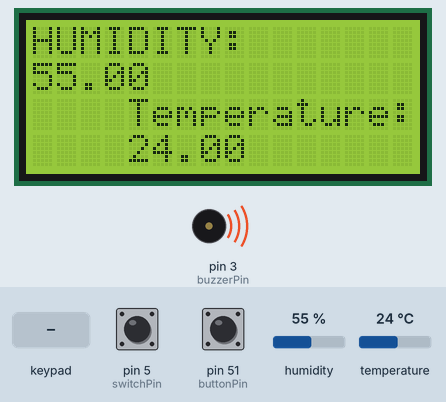
This sketch was run on a simulated Arduino Mega 2560, built with avr-gcc and run on an emulated ATmega2560. On the bench: 16×4 character LCD, buzzer (waves = sounding, pin HIGH). The test bench sets the inputs (shaded band); at power-on: pin 5 (switchPin) HIGH, pin 51 (buttonPin) HIGH, humidity 55 %, temperature 24 °C. EEPROM starts erased; what the sketch prints to the serial monitor is not drawn.

Above: at 2.3 s.
2.4 s: pin 5 (switchPin) pulled LOW for 1.2 s
At 4.0 s:
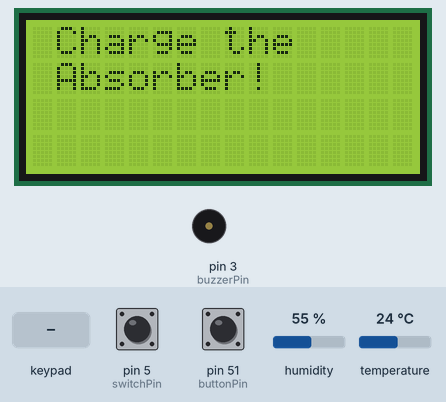
5.8 s: pin 51 (buttonPin) pulled LOW for 1.2 s
At 7.6 s:
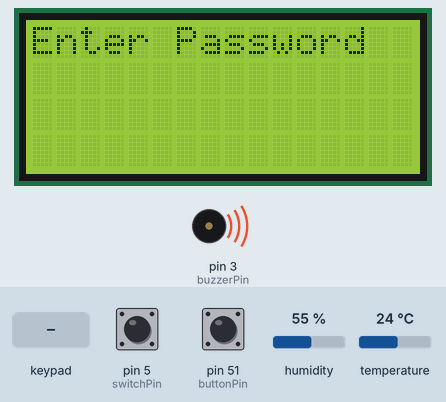
8.5 s: keypad keys 3 3 3 5 3 7 3 9 # pressed 1.415 s apart
At 21.2 s:
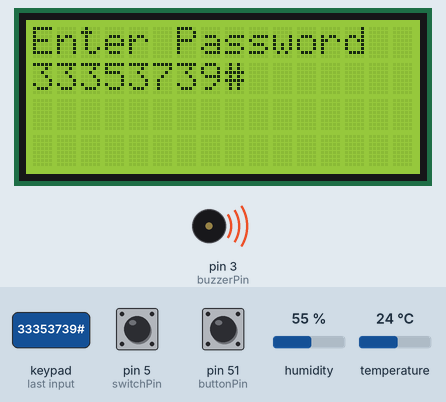
22.7 s: key 'A' pressed
At 23.9 s:
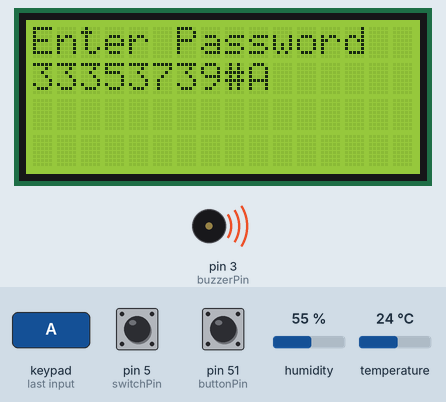
24.2 s: key 'D' pressed
At 25.5 s:
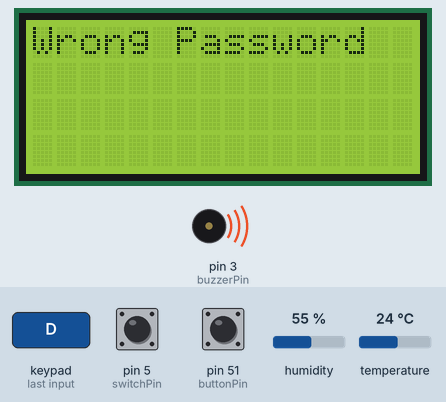
27.7 s: key '#' pressed
At 30.7 s:
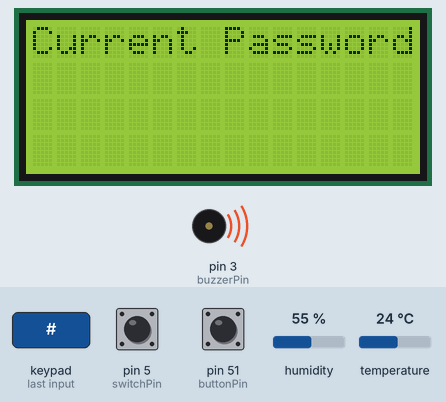
Timing chart, 0 to 31.8 s (numbered marks = the images above; inputs shaded):
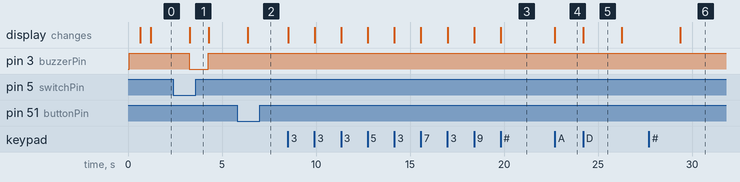

Measured:
- after the input at 2.4 s, pin 3 (buzzerPin): HIGH → LOW after 0.85 s, → HIGH 1.0 s later; the display: changes after 0.87 s (image 1)
- after the input at 5.8 s, the display: changes after 0.57 s (image 2)
- after the input at 8.5 s, the display: first changes at once (image 3 shows a later state)
- after the input at 22.7 s, the display: changes at once (image 4)
- after the input at 24.2 s, the display: changes at once (image 5)
- after the input at 27.7 s, the display: changes after 1.7 s (image 6)
- what the display in image 5 shows lasts 2.1 s, from 24.2 s to 26.3 s

The sketch:

door_lock_final.ino.ino
```cpp
#include <Keypad.h>
#include <EEPROM.h>
#include <Wire.h>
#include <LiquidCrystal_I2C.h>
#include <Adafruit_Sensor.h>
#include <DHT.h>

// Setups for LCD


LiquidCrystal_I2C lcd(0x27, 16, 4);
char password[10];
char initial_password[10], new_password[10];
int vcc = 12;
int i = 0;
int relay_pin = 12;
char key_pressed = 0;
const byte rows = 4;
const byte columns = 4;
char hexaKeys[rows][columns] = {
  { '1', '2', '3', 'A' },
  { '4', '5', '6', 'B' },
  { '7', '8', '9', 'C' },
  { '*', '0', '#', 'D' }
};
byte row_pins[rows] = { 33, 35, 37, 39 };
byte column_pins[columns] = { 41, 43, 45, 47 };

Keypad keypad_key = Keypad(makeKeymap(hexaKeys), row_pins, column_pins, rows, columns);

boolean isPasswordAccepting = false;  // This turns to true when key 'D'is pressed

// Setups for humidity
const int buzzerPin = 3;  // Digital pin connected to the buzzer
const int switchPin = 5;
const int buttonPin = 51;  // Digital pin connected to the switch

#define DHTPIN 2           // what pin we're connected to
#define DHTTYPE DHT22      // DHT 22  (AM2302)
DHT dht(DHTPIN, DHTTYPE);  // set the LCD address to 0x27 for a 16 chars and 2 line display

float hum;
float tem;

void setup() {
  Serial.begin(9600);

  // Initialize LCD
  lcd.init();
  lcd.backlight();

  pinMode(relay_pin, OUTPUT);
  pinMode(vcc, OUTPUT);

  // Initialize Humidity
  dht.begin();

  // Initialize buzzer and switch
  pinMode(buzzerPin, OUTPUT);  // Set the buzzer pin as an output
  pinMode(switchPin, INPUT_PULLUP);
  pinMode(buttonPin, INPUT_PULLUP);  // Set the switch pin as an input
  digitalWrite(buzzerPin, HIGH);
  digitalWrite(relay_pin, LOW);


  printLCD(0, 0, "Track Master", true);
  lcd.setCursor(0, 1);
  lcd.print("Electronic Lock ");
  printLCD(0, 1, "Electronic Lock :", false);
  delay(500);
  initialpassword();
  printLCD(0, 0, "Enter D to Unlock", true);
  delay(500);
  lcd.clear();
}

void printLCD(int cursorX, int cursorY, String text, boolean isClear) {
  if (isClear == true) {
    lcd.clear();
  }
  lcd.setCursor(cursorX, cursorY);
  lcd.print(text);
}

void loop() {

  if (isPasswordAccepting == false) {
    if (digitalRead(buttonPin) == LOW) {
      isPasswordAccepting = true;
      printLCD(0, 0, "Enter Password", true);
      lcd.setCursor(0, 1);
      Serial.print("Enter Password");
    }
  }
  /*if (digitalRead(buttonPin) == LOW) {
    if (isPasswordAccepting == false) {
      isPasswordAccepting = true;
      printLCD(0, 0, "Enter Password", true);
      lcd.setCursor(0, 1);
      Serial.print("Enter Password");
    }
    key_pressed = keypad_key.getKey();
  } else {
    isPasswordAccepting = false;
  }*/

  key_pressed = keypad_key.getKey();
  if (key_pressed) {
    if (isPasswordAccepting) {
      if (key_pressed == 'D') {
        // Check password
        Serial.println("Password");
        Serial.println(password);
        Serial.println(initial_password);

        if (!(strcmp(password, initial_password))) {
          printLCD(0, 0, "Pass Accepted", true);
          digitalWrite(relay_pin, HIGH);
          i = 0;
          isPasswordAccepting = false;
          delay(5000);
          digitalWrite(relay_pin, LOW);
          lcd.clear();
          passwordClear();
        } else {
          digitalWrite(relay_pin, LOW);
          printLCD(0, 0, "Wrong Password", true);
          delay(2000);

          i = 0;
          lcd.clear();
          passwordClear();
          isPasswordAccepting = false;
        }
      } else {
        // Get next char of the password
        Serial.println("Press key");
        password[i++] = key_pressed;
        lcd.print(key_pressed);
        Serial.print(key_pressed);
      }
    } else if (key_pressed == '#') {
      // Change password
      change();
    } else if (key_pressed == 'D') {
      isPasswordAccepting = true;
      printLCD(0, 0, "Enter Password", true);
      lcd.setCursor(0, 1);
      Serial.print("Enter Password");
    }
    //key_pressed = NULL;
  }
  if (!isPasswordAccepting) {
    hum = dht.readHumidity();
    tem = dht.readTemperature();

    if (hum >= 55.00) {
      if (digitalRead(switchPin) == LOW) {
        digitalWrite(buzzerPin, LOW);
        printLCD(1, 0, "Charge the ", true);
        printLCD(1, 1, "Absorber!", false);
        Serial.println("Charge the unit!");
      } else {
        digitalWrite(buzzerPin, HIGH);
        printLCD(0, 0, "HUMIDITY:", true);
        printLCD(0, 1, String(hum), false);
        printLCD(0, 2, "Temperature:", false);
        printLCD(0, 3, String(tem), false);
      }
    } else {
      printLCD(0, 0, "HUMIDITY:", true);
      printLCD(0, 1, String(hum), false);
      printLCD(0, 2, "Temperature:", false);
      printLCD(0, 3, String(tem), false);

      digitalWrite(buzzerPin, HIGH);
    }
    delay(1000);
  }
}

void change() {
  int j = 0;
  lcd.clear();
  lcd.print("Current Password");
  lcd.setCursor(0, 1);
  while (j < 9) {
    char key = keypad_key.getKey();
    if (key) {
      new_password[j++] = key;
      lcd.print(key);
    }
    key = 0;
  }
  delay(500);

  if ((strncmp(new_password, initial_password, 9))) {
    lcd.clear();
    lcd.print("Wrong Password");
    lcd.setCursor(0, 1);
    lcd.print("Try Again");
    delay(1000);
  }

  else {
    j = 0;
    lcd.clear();
    lcd.print("New Password:");
    lcd.setCursor(0, 1);

    while (j < 9) {
      char key = keypad_key.getKey();
      if (key) {
        initial_password[j] = key;
        lcd.print(key);
        EEPROM.write(j, key);
        j++;
      }
    }
    lcd.print("Pass Changed");
    delay(1000);
  }

  lcd.clear();
  lcd.print("Enter Password");
  lcd.setCursor(0, 1);
  key_pressed = 0;
}

void initialpassword() {
  int j;
  for (j = 0; j < 9; j++) {
    EEPROM.write(j, j + 49);
  }

  for (j = 0; j < 9; j++) {
    initial_password[j] = EEPROM.read(j);
  }


  //lcd.print(initial_password);
}

void passwordClear() {
  memset(password, 0, sizeof(password));
}
```
